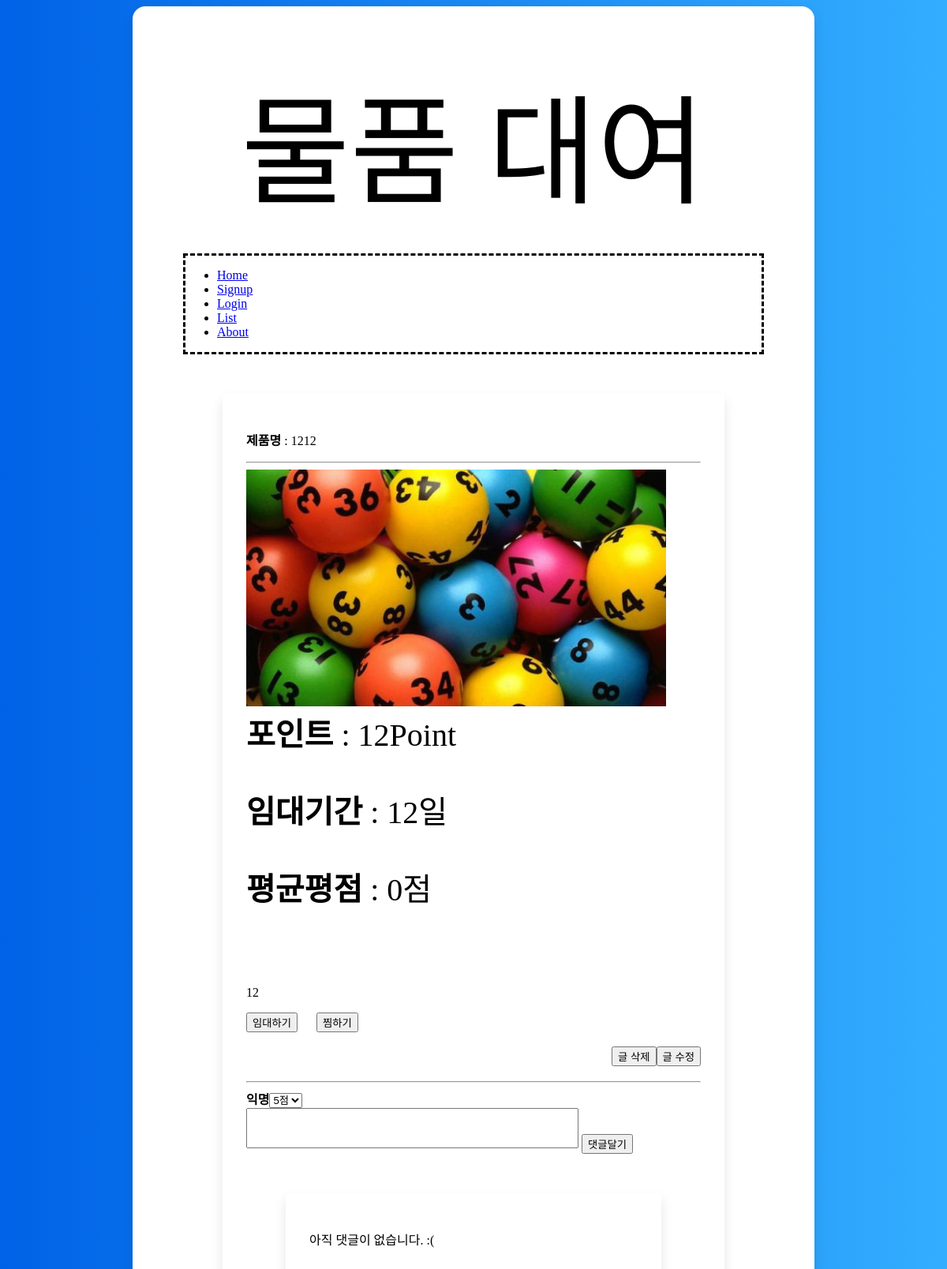
/blog/5, run on an earlier commit of the app's database.
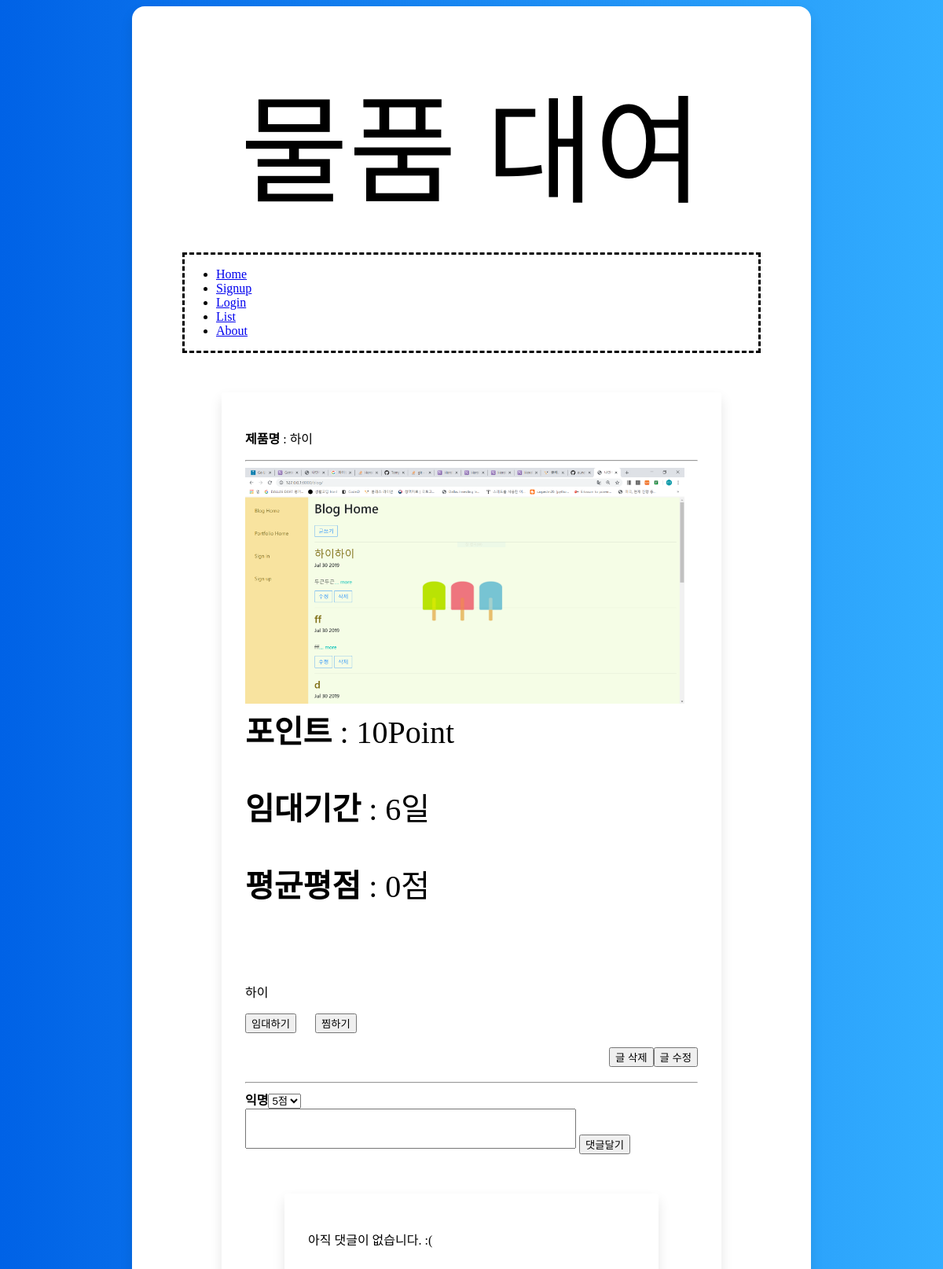
And on a later commit of the database.
### blog/models.py (models this page shows, shortened)
class Portfolio(models.Model):
    제목 = models.CharField(max_length=200)
    사진 = models.ImageField(upload_to='images/')
    임대기간 = models.IntegerField()
    포인트 = models.IntegerField()
    내용 = models.TextField()

### blog/views.py (the view)
# urls.py: path('blog/<int:blog_id>', views.detail, name='detail'),
def detail(request, blog_id):
    blog_detail = get_object_or_404(Portfolio, pk=blog_id)
    a = Comment.objects.filter(post=blog_id).aggregate(Avg('평점'))
    b = a['평점__avg']
    if b is None:
        average = 0
    else:
        average = round(b,1)
    if request.method =="POST":
        form = CommentForm(request.POST)
        if form.is_valid():
            comment = form.save(commit=False)
            comment.post = blog_detail #어디에 달건지 저장
            comment.save()
    else:
        form = CommentForm()
    return render(request, 'detail.html', {'blog': blog_detail,'form':form,"average":average})

### blog/forms.py
class CommentForm(forms.ModelForm):
    class Meta:
        model = Comment
        fields = ('작성자', '내용', '평점')

### blog/templates/detail.html (shortened to what this page needs)
{% extends 'base.html' %}
{% block content %}
        <div class="bigbox">
                <div class="review">
                    <p><strong>제품명</strong> : {{ blog.제목 }}</p>
                    <hr>
                    <div class="con_img"><img src="{{ blog.사진.url }}" style="height: 300px;" alt="hyeonee"></div>
                    <div class="con_text">
                        <p><strong>포인트</strong> : {{ blog.포인트 }}Point</p>
                        <p><strong>임대기간</strong> : {{ blog.임대기간 }}일</p>
                        <p><strong>평균평점</strong> : {{average}}점</p>
                    </div>
                    <p>{{blog.내용}}</p>
                    <input type='button' value='임대하기'> &emsp;
                    <input type='button' value='찜하기'> <br><br>
                    <a href="{% url 'update' blog.id %}"><input type="button" value="글 수정" style="float: right;"></a> &emsp;
                    <a href="{% url 'delete' blog.id %}"><input type="button" value="글 삭제" style="float: right;"></a><br><br><hr>
                    <form method = "POST" enctype = "multipart/form-data">
                        {% if user.is_authenticated %}
                        <input type="hidden" name="작성자" maxlength="10" required id="id_작성자" value="{{ user.username }}">
                        <strong>{{ user.username }}</strong>{{form.평점}}
                        {% else %}
                        <strong>익명</strong>{{form.평점}}
                        {% endif %}
                        <br>
                        <textarea name="내용" cols="50" rows="3" maxlength="100" required id="id_내용" style="resize:none;"></textarea>
                        <input type = "submit" value="댓글달기">
                        <br>
                    </form>
                    <div class="box">
                        {% for comment in blog.com.all %}
                            <div class="comment">
                                <div class="date">{{ comment.created_date }}</div>
                                <strong>{{ comment.작성자 }}</strong>
                                <p>{{ comment.내용|linebreaks }}</p>평점 : {{comment.평점}}
                            </div>
                            <a href="{% url 'co_update' comment.id %}">후기 수정</a> &emsp;
                            <a href="{% url 'co_delete' comment.id %}">후기 삭제</a>
                            <hr>
                            {% empty %}
                            <p>아직 댓글이 없습니다. :(</p>
                        {% endfor %}
                    </div>
                </div>
        </div>
{% endblock %}

What changed in the data, as far as the page shows it:
changed Portfolio: 제목 "1212" → "하이"; 사진: a different picture; 포인트 "12" → "10"; 임대기간 "12" → "6"; 내용 "12" → "하이"
